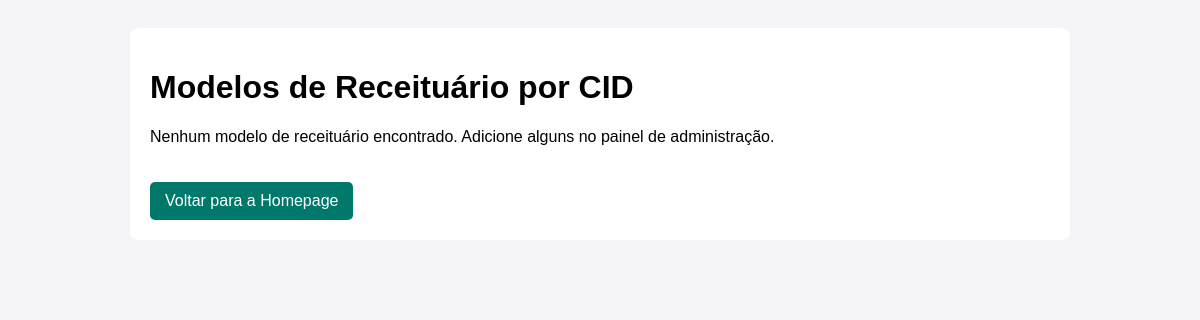
/aplicacao/receitas/ (signed in), run on an earlier commit of the app's database.
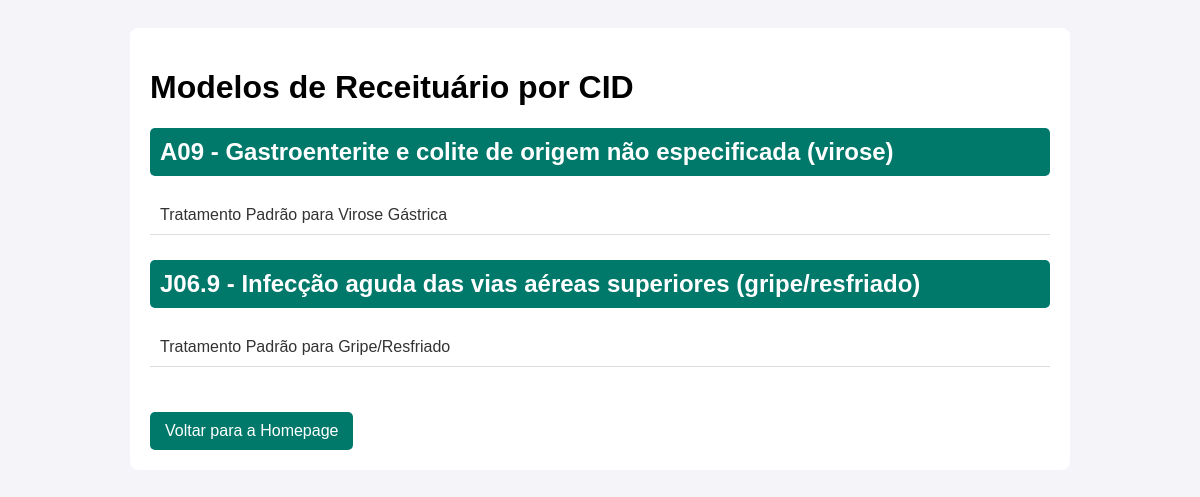
And on a later commit of the database.
### aplicacao/models.py (models this page shows, shortened)
class CID(models.Model):
    codigo = models.CharField(max_length=10, unique=True, help_text="Ex: J06.9")
    descricao = models.CharField(max_length=255, help_text="Ex: Infecção aguda das vias aéreas superiores")

class ReceitaTemplate(models.Model):
    cid = models.ForeignKey(CID, on_delete=models.CASCADE, related_name="templates")
    titulo = models.CharField(max_length=200, help_text="Ex: Tratamento para Virose Comum")
    medicamentos = models.TextField(help_text="Liste os medicamentos e suas dosagens. Ex: Dipirona 500mg - 1 comp a cada 6h por 3 dias.")
    orientacoes_gerais = models.TextField(help_text="Ex: Manter repouso, beber bastante líquido.")

### aplicacao/views.py (the view)
# urls.py: path('receitas/', views.acessar_receitas, name='acessar_receitas'),
@login_required
def acessar_receitas(request):
    cids_com_templates = CID.objects.prefetch_related('templates').filter(templates__isnull=False).distinct()
    return render(request, 'aplicacao/acessar_receitas.html', {'cids_com_templates': cids_com_templates})

### templates/aplicacao/acessar_receitas.html (shortened to what this page needs)
<!DOCTYPE html>
<html lang="pt-br">
<head>
</head>
<body>
    <div class="container">
        <h1>Modelos de Receituário por CID</h1>
        {% for cid in cids_com_templates %}
            <div class="cid-group">
                <h2 class="cid-header">{{ cid.codigo }} - {{ cid.descricao }}</h2>
                {% for template in cid.templates.all %}
                    <a href="{% url 'detalhe_receita' template.id %}" class="template-link">{{ template.titulo }}</a>
                {% endfor %}
            </div>
        {% empty %}
            <p>Nenhum modelo de receituário encontrado. Adicione alguns no painel de administração.</p>
        {% endfor %}
        <a href="{% url 'homepage' %}" class="btn-voltar">Voltar para a Homepage</a>
    </div>
</body>
</html>

What changed in the data, as far as the page shows it:
added CID: codigo "A09", descricao "Gastroenterite e colite de origem não especificada (virose)"
added ReceitaTemplate: titulo "Tratamento Padrão para Virose Gástrica", shown under "A09"
added CID: codigo "J06.9", descricao "Infecção aguda das vias aéreas superiores (gripe/resfriado)"
added ReceitaTemplate: titulo "Tratamento Padrão para Gripe/Resfriado", shown under "J06.9"
Also different on the page:
text no longer shown: "Nenhum modelo de receituário encontrado. Adicione alguns no painel de administração."
